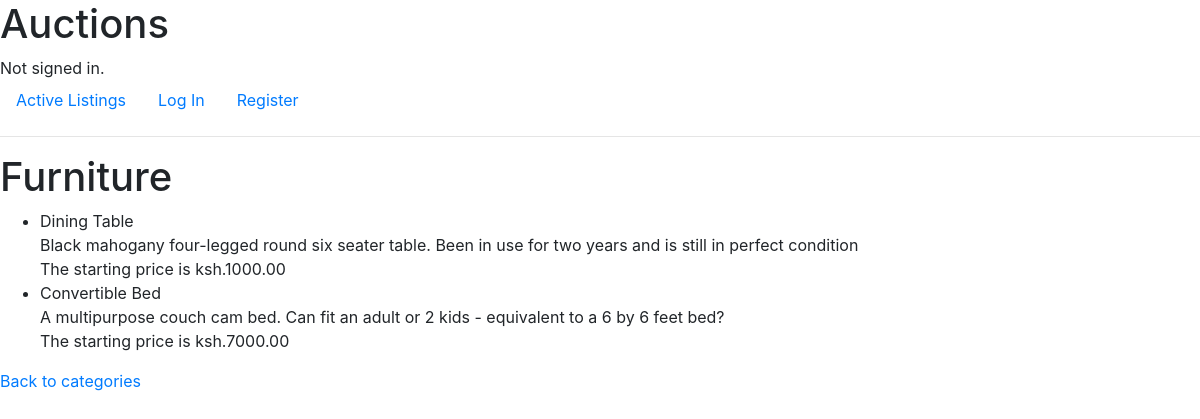
/listing/1, run on the app's committed database.
### auctions/models.py (models this page shows)
class Category(models.Model):
	category = models.CharField(max_length=100)
	class Meta:
		verbose_name_plural = 'categories'
	def __str__(self):
		return f"{self.category}"

class Listing(models.Model):
	user = models.ForeignKey(User, on_delete=models.CASCADE) #the user who posted the listing
	category = models.ForeignKey(Category, on_delete=models.CASCADE)
	title = models.CharField(max_length=200)
	date_added = models.DateTimeField(auto_now_add = True)
	description = models.TextField()
	listing_price = models.DecimalField(default=0, max_digits=6, decimal_places=2)
	sold = models.BooleanField(default=False)
	image_url = models.URLField(default='google.com')
	categories = models.ManyToManyField(Category, blank=True, related_name="select_category") #all categories to select from
	def __str__(self):
		return f"{self.description}"

### auctions/views.py (the view)
# urls.py: path('listing/<int:category_id>', views.listing, name='listing'),
def listing(request, category_id):
	category = Category.objects.get(id=category_id)
	listings = category.listing_set.all()
	return render(request, 'auctions/listing.html', {"category":category, "listings":listings})

### auctions/templates/auctions/listing.html (shortened to what this page needs)
{% extends 'auctions/layout.html'%}
{% block body %}
<h1>{{category}}</h1>
<ul>
{% for listing in listings %}
<li>{{listing.title}} <br> {{listing}} <br>
The starting price is ksh.{{listing.listing_price}}</li>
{% empty %}
<li> No listings on this category yet. </li>
{% endfor %}
</ul>
<a href="{% url 'categories' %}">Back to categories </a>
{% endblock %}

### data on the page
Category: category "Furniture"
Listing: title "Dining Table", description "Black mahogany four-legged round six seater table. Been in use for two years and is still in perfect condition", listing_price "1000.00"
Listing: title "Convertible Bed", description "A multipurpose couch cam bed. Can fit an adult or 2 kids - equivalent to a 6 by 6 feet bed?", listing_price "7000.00"
